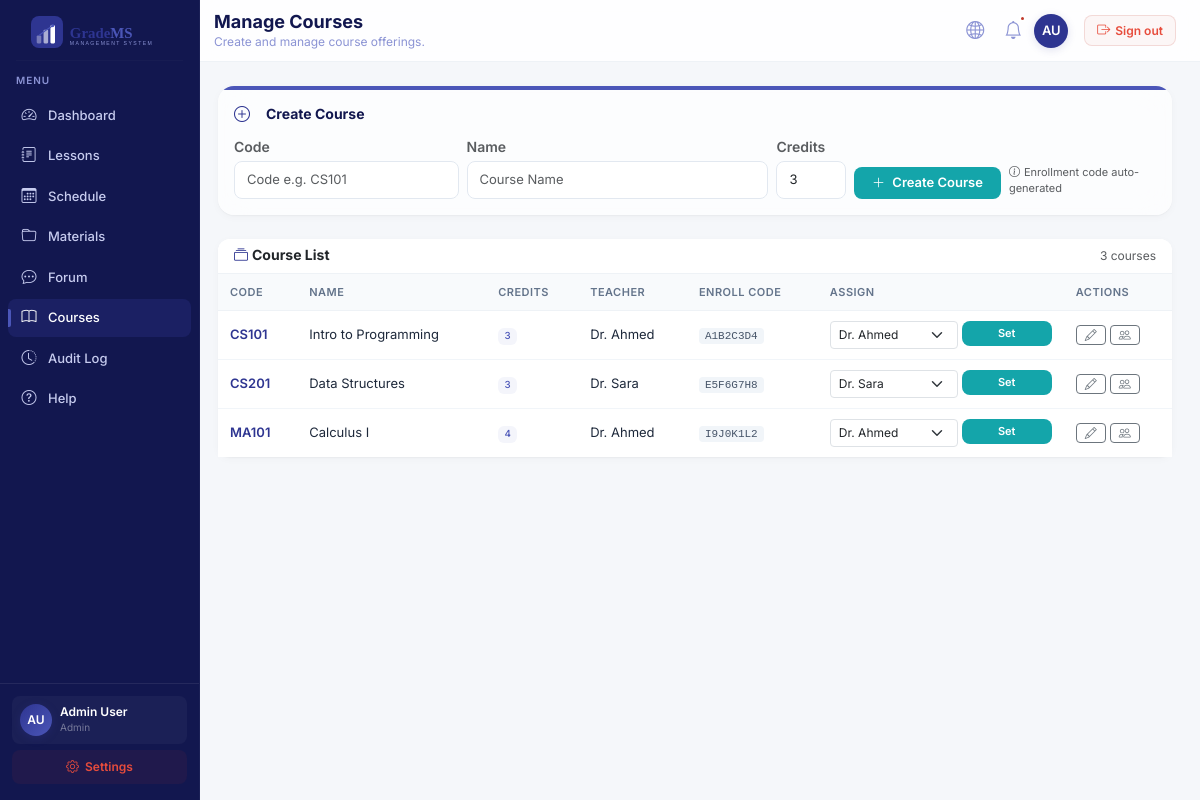
Screenshot of /admin/courses (signed in) with the database file from the repository.
### tables this page shows
CREATE TABLE users (
    id INTEGER PRIMARY KEY AUTOINCREMENT,
    username TEXT UNIQUE NOT NULL,
    password_hash TEXT NOT NULL,
    full_name TEXT NOT NULL,
    email TEXT UNIQUE NOT NULL,
    role TEXT NOT NULL CHECK(role IN ('admin','teacher','student')),
    created_at TIMESTAMP DEFAULT CURRENT_TIMESTAMP
, avatar TEXT);

CREATE TABLE courses (
    id INTEGER PRIMARY KEY AUTOINCREMENT,
    course_code TEXT UNIQUE NOT NULL,
    course_name TEXT NOT NULL,
    credits INTEGER NOT NULL,
    teacher_id INTEGER REFERENCES users(id),
    enrollment_code TEXT UNIQUE NOT NULL,
    created_at TIMESTAMP DEFAULT CURRENT_TIMESTAMP
);

### blueprints/admin.py (the view, shortened to what this page needs)
@admin_bp.route('/courses', methods=['GET', 'POST'])
@login_required
@require_role('admin')
@csrf_required
def courses():
    return render_template('admin/courses.html', courses=all_with_teachers(), teachers=all_teachers())

### app.py (called while the page is built)
def get_db():
    if 'db' in g:
        return g.db
    db_path = os.environ.get('TEST_DB_PATH') or os.path.join(os.path.dirname(os.path.abspath(__file__)), 'grades.db')
    conn = sqlite3.connect(db_path)
    conn.row_factory = sqlite3.Row
    conn.execute("PRAGMA foreign_keys = ON")
    return conn

### blueprints/admin.py (called while the page is built)
@admin_bp.before_request
def load_user():
    g.db = get_db()
    if 'user_id' in session:
        g.user = g.db.execute("SELECT * FROM users WHERE id=?", (session['user_id'],)).fetchone()
        if not g.user:
            session.clear()
            return redirect(url_for('auth.login'))

### models/course.py (called while the page is built)
def all_with_teachers() -> Sequence[dict]:
    db = get_conn()
    return db.execute('''
        SELECT c.*, u.full_name AS teacher_name
        FROM courses c LEFT JOIN users u ON c.teacher_id=u.id
        ORDER BY c.course_code
    ''').fetchall()

### models/user.py (called while the page is built)
def all_teachers() -> Sequence[dict]:
    db = get_conn()
    return db.execute("SELECT * FROM users WHERE role='teacher' ORDER BY full_name").fetchall()

### utils/helpers.py (called while the page is built)
def generate_csrf_token() -> str:
    if 'csrf_token' not in session:
        session['csrf_token'] = secrets.token_hex(32)
    return session['csrf_token']

### templates/admin/courses.html (shortened to what this page needs)
{% extends 'base.html' %}
{% block page_content %}
{% set initials = g.user.full_name.split() | map('first') | join('') | upper %}
<div class="dashboard-wrapper">
    <aside class="dash-sidebar">
        <div class="sidebar-header">{% include '_logo.html' %}</div>
        <hr class="sidebar-divider">
        <div class="menu-label">{{ _('menu') }}</div>
        <ul class="sidebar-nav">
            <li><a href="{{ url_for('admin.dashboard') }}" class="nav-link"><i class="bi bi-speedometer2"></i>{{ _('dashboard') }}</a></li>
            <li><a href="#" class="nav-link"><i class="bi bi-journal-text"></i>{{ _('lessons') }}</a></li>
            <li><a href="#" class="nav-link"><i class="bi bi-calendar3"></i>{{ _('schedule') }}</a></li>
            <li><a href="#" class="nav-link"><i class="bi bi-folder"></i>{{ _('materials') }}</a></li>
            <li><a href="#" class="nav-link"><i class="bi bi-chat-dots"></i>{{ _('forum') }}</a></li>
            <li><a href="{{ url_for('admin.courses') }}" class="nav-link active"><i class="bi bi-book"></i>{{ _('courses') }}</a></li>
            <li><a href="{{ url_for('admin.audit_log') }}" class="nav-link"><i class="bi bi-clock-history"></i>{{ _('audit_log') }}</a></li>
            <li><a href="#" class="nav-link"><i class="bi bi-question-circle"></i>{{ _('help') }}</a></li>
        </ul>
        <div class="sidebar-footer">
            <div class="user-card">
                <div class="avatar"{% if g.user.avatar %} style="background-image:url({{ g.user.avatar }});background-size:cover;background-position:center;padding:0"{% endif %}>{% if not g.user.avatar %}{{ initials[:2] }}{% endif %}</div>
                <div class="user-info">
                    <div class="user-name">{{ g.user.full_name }}</div>
                    <div class="user-role">{{ session.role }}</div>
                </div>
            </div>
            <a href="{{ url_for('auth.profile') }}" class="sign-out"><i class="bi bi-gear"></i>{{ _('settings') }}</a>
        </div>
    </aside>
    <div class="dash-main">
        <header class="dash-topbar">
            <div class="dash-topbar-left">
                <h2>{{ _('manage_courses') }}</h2>
                <span class="subtitle">{{ _('create_and_manage') }}</span>
            </div>
            <div class="dash-topbar-right">
                <div class="dropdown d-inline-block">
                    <a href="#" class="lang-btn" data-bs-toggle="dropdown" aria-expanded="false" title="{{ _('language') }}"><i class="bi bi-globe2"></i></a>
                </div>
                <i class="bi bi-bell bell"><span class="badge-dot"></span></i>
                <a href="{{ url_for('auth.profile') }}" class="dash-avatar" title="{{ g.user.full_name }}">{% if not g.user.avatar %}{{ initials[:2] }}{% endif %}</a>
                <a href="{{ url_for('auth.logout') }}" class="btn-signout-top ms-1"><i class="bi bi-box-arrow-right"></i>{{ _('sign_out') }}</a>
            </div>
        </header>
        <main class="dash-content">
<div class="card glass-card border-0 overflow-hidden mb-4">
    <div class="glass-accent" style="background:linear-gradient(90deg,#4B56B8,#4B56B8)"></div>
    <div class="card-body p-3">
        <div class="d-flex align-items-center gap-3 mb-2">
            <i class="bi bi-plus-circle" style="color:#2E3591;font-size:16px"></i>
            <h6 class="mb-0 fw-bold" style="font-size:14px;color:#12174F">{{ _('create_course') }}</h6>
        </div>
        <form method="post" class="row g-2 align-items-end">
            <div class="col-md-3">
                <label class="form-label small fw-semibold text-muted mb-1">{{ _('code_label') }}</label>
                <input name="course_code" class="form-control" placeholder="{{ _('code_placeholder') }}" required>
            </div>
            <div class="col-md-4">
                <label class="form-label small fw-semibold text-muted mb-1">{{ _('name_label') }}</label>
                <input name="course_name" class="form-control" placeholder="{{ _('course_name_placeholder') }}" required>
            </div>
            <div class="col-md-1">
                <label class="form-label small fw-semibold text-muted mb-1">{{ _('credits_label') }}</label>
                <input name="credits" class="form-control" value="3" required>
            </div>
            <div class="col-md-2">
                <button class="btn btn-gradient w-100"><i class="bi bi-plus-lg"></i> {{ _('create_course') }}</button>
            </div>
            <div class="col-md-2 d-flex align-items-center" style="padding-bottom:2px">
                <small class="text-muted" style="font-size:11px"><i class="bi bi-info-circle me-1"></i>{{ _('auto_generated') }}</small>
            </div>
        </form>
    </div>
</div>
<div class="card border-0 shadow-sm">
    <div class="card-header bg-white d-flex align-items-center px-3 py-2" style="border-bottom:1px solid #eef2f6">
        <h6 class="mb-0 fw-bold" style="font-size:14px"><i class="bi bi-collection me-1" style="color:#2E3591"></i>{{ _('course_list') }}</h6>
        <span class="ms-auto text-muted" style="font-size:12px">{{ courses|length }} {{ _('courses')|lower }}</span>
    </div>
    <div class="card-body p-0">
        <div class="table-responsive">
            <table class="table mb-0">
                <thead>
                    <tr>
                        <th>{{ _('code_label') }}</th><th>{{ _('name_label') }}</th><th>{{ _('credits_label') }}</th><th>{{ _('teacher_label') }}</th><th>{{ _('enroll_code') }}</th><th style="min-width:200px">{{ _('assign') }}</th><th>{{ _('actions') }}</th>
                    </tr>
                </thead>
                <tbody>
                {% for c in courses %}
                <tr>
                    <td><span class="fw-semibold" style="color:#2E3591">{{ c.course_code }}</span></td>
                    <td>{{ c.course_name }}</td>
                    <td><span class="badge" style="background:rgba(75,86,184,0.06);color:#4B56B8;font-weight:500">{{ c.credits }}</span></td>
                    <td style="font-size:13px">{{ c.teacher_name or _('unassigned') }}</td>
                    <td><code style="font-size:11px;background:#f1f5f9;padding:2px 6px;border-radius:4px;color:#475569">{{ c.enrollment_code }}</code></td>
                    <td>
                        <form method="post" action="{{ url_for('admin.assign_teacher_route', course_id=c.id) }}" class="row g-1">
                            <div class="col-7">
                                <select name="teacher_id" class="form-select form-select-sm" style="font-size:12px">
                                    {% for t in teachers %}
                                    <option value="{{ t.id }}" {% if c.teacher_id==t.id %}selected{% endif %}>{{ t.full_name }}</option>
                                    {% endfor %}
                                </select>
                            </div>
                            <div class="col-5"><button class="btn btn-sm btn-gradient w-100" style="font-size:11px;padding:0.25rem 0.5rem">{{ _('set_teacher') }}</button></div>
                        </form>
                    </td>
                    <td>
                        <div class="d-flex gap-1">
                            <a href="{{ url_for('admin.edit_course', course_id=c.id) }}" class="btn btn-sm btn-outline-secondary py-0 px-2" style="font-size:12px" title="{{ _('edit') }}"><i class="bi bi-pencil"></i></a>
                            <a href="{{ url_for('admin.enrollments_route', course_id=c.id) }}" class="btn btn-sm btn-outline-secondary py-0 px-2" style="font-size:12px" title="{{ _('enrolled_students') }}"><i class="bi bi-people"></i></a>
                        </div>
                    </td>
                </tr>
                {% else %}
                <tr><td colspan="7"><div class="empty-state" style="padding:2rem"><i class="bi bi-book"></i><p>{{ _('no_courses_yet') }}</p></div></td></tr>
                {% endfor %}
                </tbody>
            </table>
        </div>
    </div>
</div>
        </main>
    </div>
</div>
{% endblock %}

### rows the page displays
users: user.full_name "Admin User"
courses: course_code "CS101", course_name "Intro to Programming", credits "3", full_name "Dr. Ahmed", enrollment_code "A1B2C3D4", teacher_id "Dr. Ahmed"
courses: course_code "CS201", course_name "Data Structures", credits "3", full_name "Dr. Sara", enrollment_code "E5F6G7H8", teacher_id "Dr. Sara"
courses: course_code "MA101", course_name "Calculus I", credits "4", full_name "Dr. Ahmed", enrollment_code "I9J0K1L2", teacher_id "Dr. Ahmed"

### other values shown
{{ initials[:2] }} "AU"
{{ session.role }} "Admin"
{{ courses|length }} "3"
